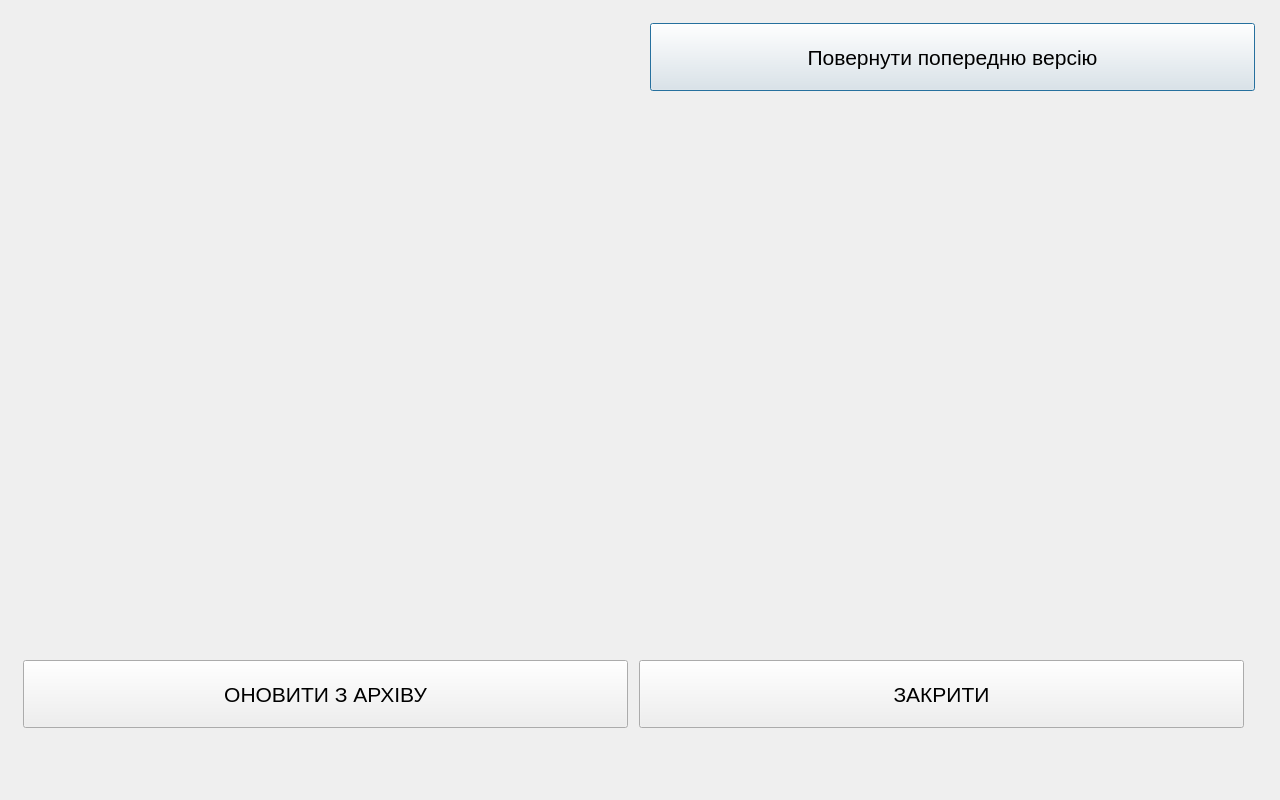
<?xml version="1.0" encoding="UTF-8"?>
<ui version="4.0">
 <class>Dialog2</class>
 <widget class="QDialog" name="Dialog2">
  <property name="geometry">
   <rect>
    <x>0</x>
    <y>0</y>
    <width>1280</width>
    <height>800</height>
   </rect>
  </property>
  <property name="windowTitle">
   <string>Менеджер оновлень</string>
  </property>
  <!-- <widget class="QPushButton" name="pushButton">
   <property name="geometry">
    <rect>
     <x>456</x>
     <y>450</y>
     <width>368</width>
     <height>68</height>
    </rect>
   </property>
   <property name="font">
    <font>
     <pointsize>16</pointsize>
    </font>
   </property>
   <property name="text">
    <string>ЗАВАНТАЖИТИ ТА ВСТАНОВИТИ ВЕРСІЮ З СЕРВЕРА</string>
   </property>
  </widget> -->
  <widget class="QPushButton" name="pushButton_2">
   <property name="geometry">
    <rect>
     <x>650</x>
     <y>23</y>
     <width>605</width>
     <height>68</height>
    </rect>
   </property>
   <property name="font">
    <font>
     <pointsize>16</pointsize>
    </font>
   </property>
   <property name="text">
    <string>Повернути попередню версію</string>
   </property>
  </widget>
  <widget class="QPushButton" name="pushButton_3">
   <property name="geometry">
    <rect>
     <x>23</x>
     <y>660</y>
     <width>605</width>
     <height>68</height>
    </rect>
   </property>
   <property name="font">
    <font>
     <pointsize>16</pointsize>
    </font>
   </property>
   <property name="text">
    <string>ОНОВИТИ З АРХІВУ</string>
   </property>
  </widget>
  <widget class="QPushButton" name="pushButton_4">
   <property name="geometry">
    <rect>
     <x>639</x>
     <y>660</y>
     <width>605</width>
     <height>68</height>
    </rect>
   </property>
   <property name="font">
    <font>
     <pointsize>16</pointsize>
    </font>
   </property>
   <property name="text">
    <string>ЗАКРИТИ</string>
   </property>
  </widget>
    <widget class="QLabel" name="companyLogo">
   <property name="geometry">
    <rect>
     <x>10</x>
     <y>10</y>
     <width>32</width>
     <height>32</height>
    </rect>
   </property>
   <property name="text">
    <string/>
   </property>
   <property name="pixmap">
    <pixmap resource="dlgresource.qrc">:/img/RoboneersLogo.jpg</pixmap>
   </property>
   <property name="scaledContents">
    <bool>true</bool>
   </property>
   <property name="alignment">
    <set>Qt::AlignCenter</set>
   </property>
  </widget>
  <widget class="QLabel" name="companyName">
   <property name="geometry">
    <rect>
     <x>50</x>
     <y>16</y>
     <width>182</width>
     <height>20</height>
    </rect>
   </property>
   <property name="text">
    <string/>
   </property>
   <property name="pixmap">
    <pixmap resource="dlgresource.qrc">:/img/RoboneersName.jpg</pixmap>
   </property>
   <property name="scaledContents">
    <bool>true</bool>
   </property>
   <property name="alignment">
    <set>Qt::AlignCenter</set>
   </property>
  </widget>
 </widget>
 <resources/>
 <connections/>
</ui>
